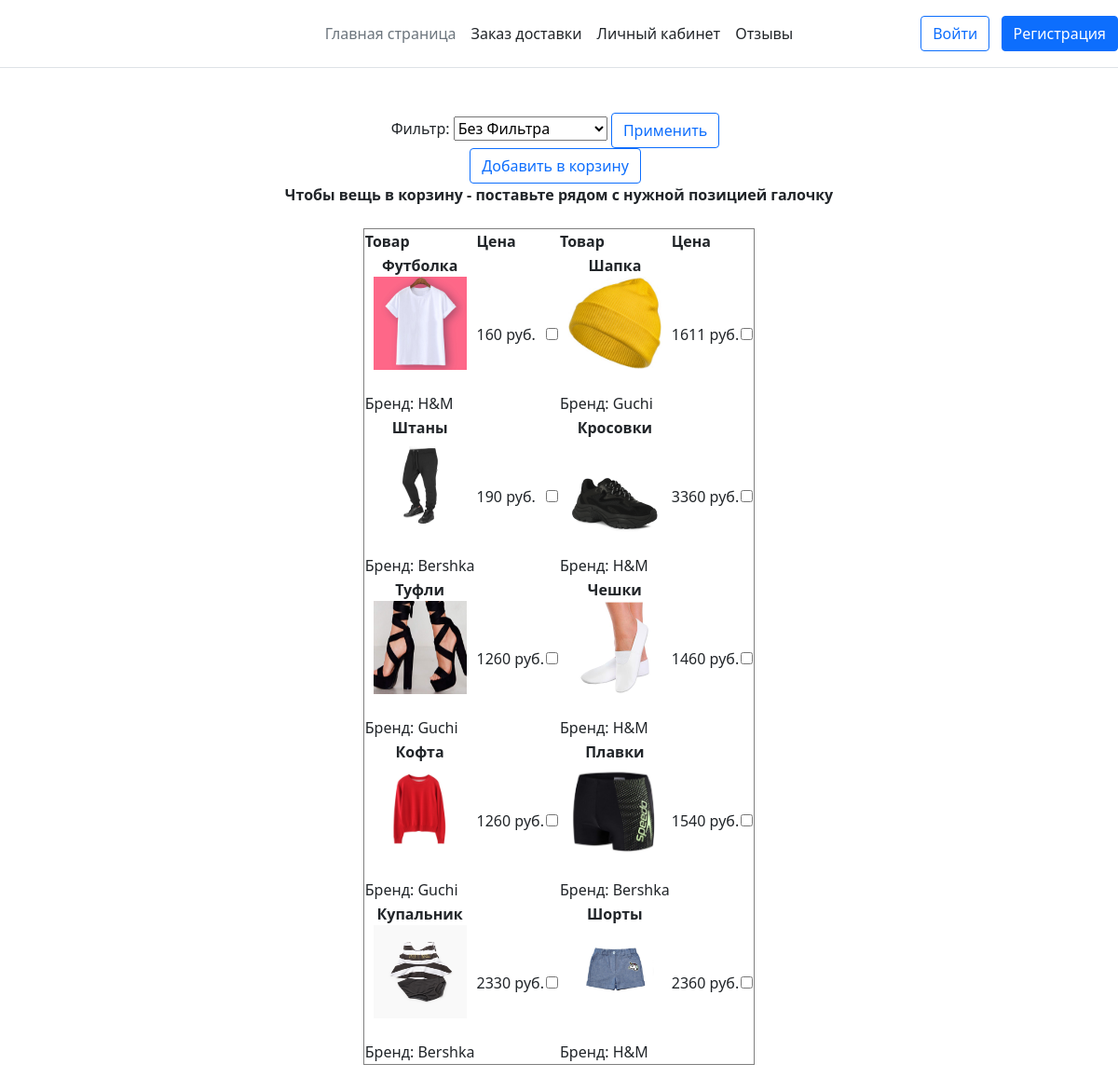
The app's page /order.php with its own data.
### order.php (the view, shortened to what this page needs)
<!DOCTYPE HTML>
<html lang="ru">
	<head>
		<link rel="stylesheet" href="https://cdn.jsdelivr.net/npm/bootstrap@5.1.3/dist/css/bootstrap.min.css">
<?php
		include "connect.php";
?>
	</head>
<body>
<header class="d-flex flex-wrap align-items-center justify-content-center justify-content-md-between py-3 mb-4 border-bottom">
      <a href="/" class="d-flex align-items-center col-md-3 mb-2 mb-md-0 text-dark text-decoration-none">
        <svg class="bi me-2" width="40" height="32" role="img" aria-label="Bootstrap"><use xlink:href="#bootstrap"></use></svg>
      </a>
      <ul class="nav col-12 col-md-auto mb-2 justify-content-center mb-md-0">
        <li><a href="index.php" class="nav-link px-2 link-secondary">Главная страница</a></li>
        <li><a href="order.php" class="nav-link px-2 link-dark">Заказ доставки</a></li>
        <li><a href="lk.php" class="nav-link px-2 link-dark">Личный кабинет</a></li>
        <li><a href="review.php" class="nav-link px-2 link-dark">Отзывы</a></li>
      </ul>
      <div class="col-md-3 text-end">
<?php
		if(isset($_SESSION['login']))
		{
?>
			<a href="lk.php"class="nav-link px-2 link-dark">Добро пожаловать, <?php echo $_SESSION['login']?> </a>
<?php
		}
		else
		{
?>
	        <a href="signin.php" class="btn btn-outline-primary me-2">Войти</a>
			<a href="signup.php" class="btn btn-primary">Регистрация</a>
<?php
		}
?>
      </div>
    </header>
  <br>
  <center>
  <div>
	<form method="GET">
			<label for="filtr">Фильтр: </label>
				<select name = "filtr">
					<option value="">Без Фильтра</option>
				</select>
			<input type="submit" name="ok" class="btn btn-outline-primary me-2" value = "Применить">
	</form>
<?php
	$q = "SELECT * FROM `ассортимент` ".$_GET['filtr'];
    $res = mysqli_query($conn,$q) or die("Product output request error ". mysqli_error($conn));
    echo "<form metod = \"GET\">";
	echo "<input type=\"submit\" name=\"add\" class=\"btn btn-outline-primary me-2\" value=\"Добавить в корзину\">";
    if($res)
	{
        echo "<br><b>Чтобы вещь в корзину - поставьте рядом с нужной позицией галочку</b><br>
		<table border = \"1\" bordercolor\"red\"><tr>
		<th>Товар</th><th>Цена</th><th></th><th>Товар</th><th>Цена</th><th></th></tr><br>";
        $i = 0;
		while ($r = mysqli_fetch_assoc($res))
		{
			if(($i % 2) == 0)echo "<tr>";
            echo "<td><center><b>".$r['Название']."</b><br>
				<img src = \"img/".$r['IDAS'].".jpg\" width=\"100\" height=\"100\"></center><br>
					Бренд: ".$r['Бренд']."</td>
					<td>".$r['Цена']." руб.</td>
					<td><input type=\"checkbox\" name=\"f[]\" value = \"".$r['IDAS']."\"></td>";
			if(($i % 2) == 1)echo "</tr>";
			$i +=1;
		}
        echo "</table><br><br></form>";
    }
?>
  </div>
  </center>
</body>
</html>

### records on screen
ассортимент: Название "Футболка", shows a picture, Бренд "H&M", Цена "160"
ассортимент: Название "Шапка", shows a picture, Бренд "Guchi", Цена "1611"
ассортимент: Название "Штаны", shows a picture, Бренд "Bershka", Цена "190"
ассортимент: Название "Кросовки", shows a picture, Бренд "H&M", Цена "3360"
ассортимент: Название "Туфли", shows a picture, Бренд "Guchi", Цена "1260"
ассортимент: Название "Чешки", shows a picture, Бренд "H&M", Цена "1460"
ассортимент: Название "Кофта", shows a picture, Бренд "Guchi", Цена "1260"
ассортимент: Название "Плавки", shows a picture, Бренд "Bershka", Цена "1540"
ассортимент: Название "Купальник", shows a picture, Бренд "Bershka", Цена "2330"
ассортимент: Название "Шорты", shows a picture, Бренд "H&M", Цена "2360"
